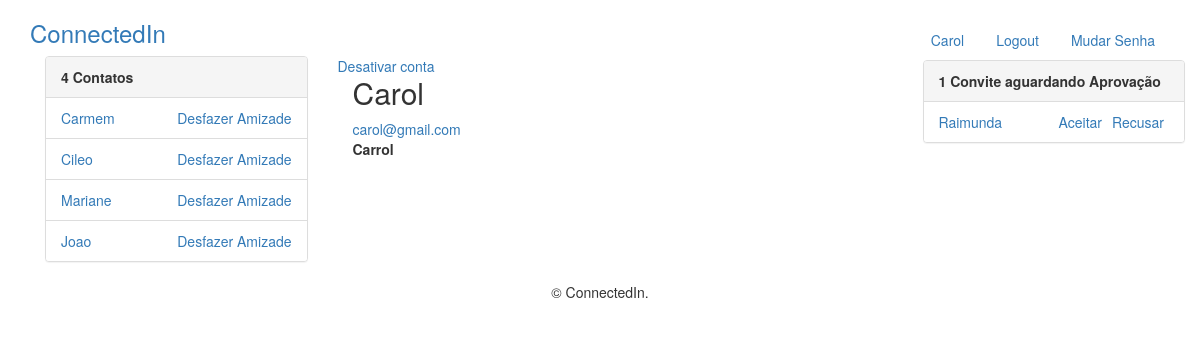
Page /perfil/7 (signed in) on the earlier database version.
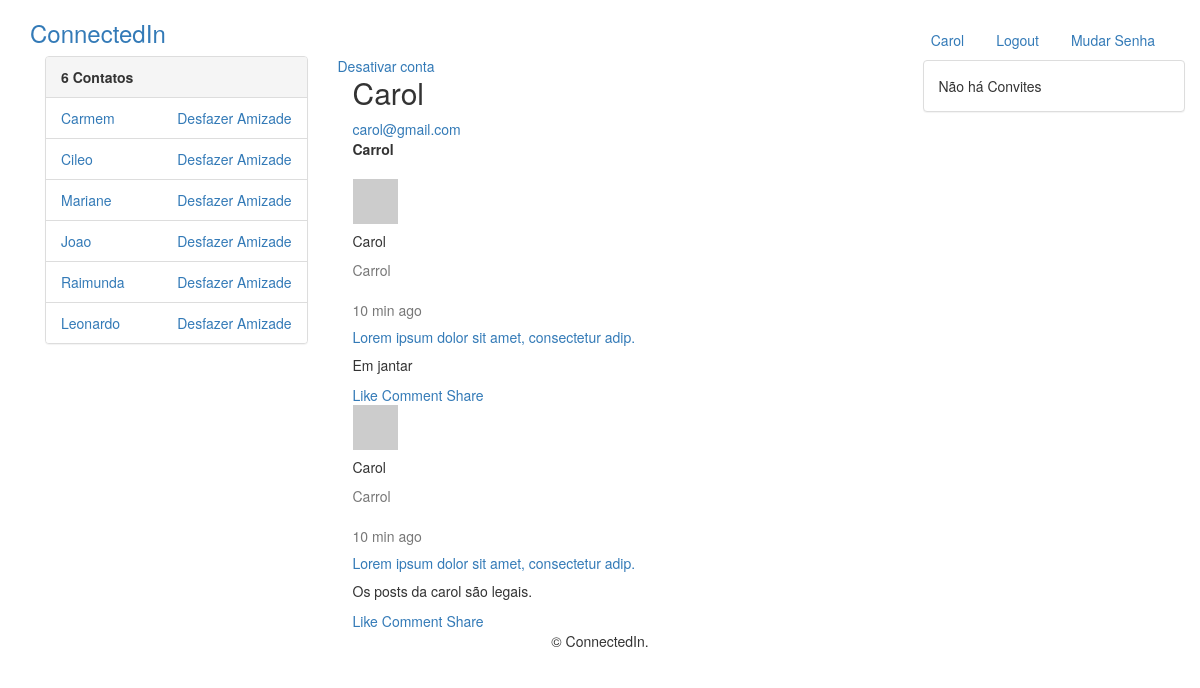
Same page on the later database version.
### perfis/models.py (models this page shows, shortened)
class Perfil(models.Model):
    nome = models.CharField(max_length=255, null=False)
    telefone = models.CharField(max_length=15, null=False)
    nome_empresa = models.CharField(max_length=255, null=False)
    contatos = models.ManyToManyField('Perfil')
    usuario = models.OneToOneField(User, related_name='perfil', on_delete=models.CASCADE)
    criado_em = models.DateTimeField(auto_now_add=True)
    atualizado_em = models.DateTimeField(auto_now=True)
    convidavel = models.BooleanField(blank=True, null=True)
    ativa = models.BooleanField(default=True)
    justificativa = models.TextField(null=True)
    bloqueado = models.BooleanField(default=False)
    error_mensage = models.CharField(max_length=512, null=True)
    @property
    def email(self):
        return self.usuario.email
    def pode_convidar(self, perfil):
        nao_pode = self.convite_a_si_mesmo(perfil) or self.ja_eh_contato(perfil) or self.ja_possui_convite(perfil)
        return not nao_pode
    def convite_a_si_mesmo(self, perfil):
        return self == perfil
    def __str__(self):
        return self.nome

class Convite(models.Model):
    solicitante = models.ForeignKey(Perfil, on_delete=models.CASCADE, related_name='convites_feitos')
    convidado = models.ForeignKey(Perfil, on_delete=models.CASCADE, related_name='convites_recebidos')

### posts/models.py (models this page shows)
class Post(models.Model):
    user = models.ForeignKey(Perfil, related_name='postagens', on_delete=models.DO_NOTHING)
    postagem = models.CharField(max_length=255)
    created_at = models.DateTimeField(auto_now_add=True)
    def __str__(self):
    	return self.postagem
    class Meta:
        ordering = ('-created_at',)

### perfis/views.py (the view)
# urls.py: path('perfil/<int:perfil_id>', views.exibir_perfil, name='exibir'),
@login_required
def exibir_perfil(request, perfil_id):
    perfil = Perfil.objects.get(id=perfil_id)
    if perfil.bloqueado:
        perfil.error_mensage = 'Conta bloqueada pelos administradores!'
        return render(request, 'perfis/perfil.html',{'perfil_logado': get_perfil_logado(request), 'perfil':perfil})
    if perfil.ativa:
        perfil_logado = get_perfil_logado(request)
        perfil_logado.convidavel = perfil_logado.pode_convidar(perfil)
        return render(request, 'perfis/perfil.html',{'perfil': perfil,'perfil_logado': perfil_logado})
    else:
        perfil.error_mensage = 'Conta temporariamente desativada!'
        return render(request, 'perfis/perfil.html',{'perfil_logado': get_perfil_logado(request),'perfil':perfil})

### perfis/views.py (called while the page is built)
def get_perfil_logado(request):
    return request.user.perfil

### perfis/templates/perfis/perfil.html (shortened to what this page needs)
{% extends 'perfis/base_b.html' %}
{% block body %}
    {% if perfil.bloqueado %}
        <div class="alert alert-danger" role="alert">
            <h3>Atenção!</h3>
            <p>{{perfil.error_mensage}}</p>
        </div>
        {% if perfil_logado.usuario.is_superuser %}
        <a href="{% url 'desbloquear' perfil.id %}">desbloquear</a>
        {% endif %}
    {% elif perfil.ativa %}
        {% if perfil_logado == perfil %}
            <a href="{% url 'desativar' %}"> Desativar conta</a>
        {% endif %}
    <div class="col-lg-12">
        <h2 style="margin-top: 0px">{{ perfil.nome }}</h2>
        <address>
            <a href="mailto:{{ perfil.email }}">{{ perfil.email }}</a>
            <br>
            <strong>{{ perfil.nome_empresa }}</strong>
        </address>
    {% else %}
         <div class="alert alert-danger" role="alert">
                <h3>Atenção!</h3>
                <p>{{perfil.error_mensage}}</p>
        </div>
    {% endif %}
    {% for post in perfil_logado.postagens.all %}
                <div class="card gedf-card">
                    <div class="card-header">
                        <div class="d-flex justify-content-between align-items-center">
                            <div class="d-flex justify-content-between align-items-center">
                                <div class="mr-2">
                                    <img class="rounded-circle" width="45" src="https://picsum.photos/50/50" alt="">
                                </div>
                                <div class="ml-2">
                                    <div class="h5 m-0">{{perfil.nome}}</div>
                                    <div class="h7 text-muted">{{perfil.nome_empresa}}</div>
                                </div>
                            </div>
                            <div>
                                <div class="dropdown">
                                    <button class="btn btn-link dropdown-toggle" type="button" id="gedf-drop1" data-toggle="dropdown" aria-haspopup="true" aria-expanded="false">
                                    </button>
                                </div>
                            </div>
                        </div>
                    </div>
                    <div class="card-body">
                        <div class="text-muted h7 mb-2"> 10 min ago</div>
                        <a class="card-link" href="#">
                            <h5 class="card-title">Lorem ipsum dolor sit amet, consectetur adip.</h5>
                        </a>
                        <p class="card-text">
                            {{post}}
                        </p>
                    </div>
                    <div class="card-footer">
                        <a href="#" class="card-link"> Like</a>
                        <a href="#" class="card-link"> Comment</a>
                        <a href="#" class="card-link"> Share</a>
                    </div>
                </div>
    {% endfor %}
    </div>
{% endblock %}

### perfis/templates/perfis/base_b.html (shortened to what this page needs)
{% load static %}
<!DOCTYPE html>
<html>
<head>
	<link rel="stylesheet" href="{% static 'bootstrap/css/bootstrap.min.css' %}">
    <link rel="stylesheet" href="{% static 'fontawesome/css/fontawesome-all.min.css' %}">
</head>
<body>
	<div class="container">
		<div class="header">
        <ul class="nav nav-pills pull-right">
            <li><a href="{% url 'exibir' perfil_logado.id %}">{{ perfil_logado.nome }}</a></li>
            <li><a href="/logout/">Logout</a></li>
            <li><a href="{% url 'change_password' %}">Mudar Senha</a></li>
        </ul>
        <h3 class="text-muted"> <a href="{% url 'index' %}"> ConnectedIn</a></h3>
    	</div>
    	<div class="container">
    		<div class="row">
    			<div class="col-md-3">
    				<div class="panel panel-default">
			            {% with total=perfil_logado.contatos.count %}
			                {% if total %}
			                    <div class="panel-heading">
			                        <strong> {{ total }}
			                            Contato{{ total|pluralize }}
			                        </strong>
			                    </div>
			                    <ul class="list-group">
			                        {% for perfil in perfil_logado.contatos.all %}
			                            <li class="list-group-item">
			                                <a href="{% url 'exibir' perfil.id %}">
			                                    {{ perfil }}
			                                </a>
			                                <a class="pull-right" href="{% url 'desfazer' perfil.id %}">
			                                    Desfazer Amizade
			                                </a>
			                            </li>
			                        {% endfor %}
			                    </ul>
			                {% else %}
			                    <div class="panel-body">
			                        Não há Contatos! :(
			                    </div>
			                {% endif %}
			            {% endwith %}
			        </div>
    			</div>
    			<div class="col-md-6">
    				{% block body %}
        			{% endblock %}
    			</div>
    			<div class="col-md-3">
    				<div class="panel panel-default">
			            {% with total=perfil_logado.convites_recebidos.count %}
			                {% if total %}
			                    <div class="panel-heading">
			                        <strong> {{ total }}
			                            Convite{{ total|pluralize }} aguardando Aprovação</strong>
			                    </div>
			                    <ul class="list-group">
			                        {% for convite in perfil_logado.convites_recebidos.all %}
			                            <li class="list-group-item">
			                                <ul class="list-inline">
			                                    <li class="list-inline-item">
			                                        <a href="{% url 'exibir' convite.solicitante.id %}">
			                                            {{ convite.solicitante.nome }}
			                                        </a>
			                                    </li>
			                                    <li class="list-inline-item pull-right">
			                                        <a href="{% url 'recusar' convite.id %}">Recusar</a>
			                                    </li>
			                                    <li class="list-inline-item pull-right">
			                                        <a href="{% url 'aceitar' convite.id %}">Aceitar</a>
			                                    </li>
			                                </ul>
			                            </li>
			                        {% endfor %}
			                    </ul>
			                {% else %}
			                    <div class="panel-body">
			                        Não há Convites
			                    </div>
			                {% endif %}
			            {% endwith %}
			        </div>
    			</div>
    		</div>
    	</div>
    	<div class="footer">
    		<div class="col-xs-12 text-center">
		      <p>&copy; ConnectedIn.</p>
		    </div>
    	</div>
	</div>
</body>
</html>

Differences in the rows shown:
removed Convite: solicitante.nome "Raimunda"
now on this page (row unchanged): Perfil: nome "Raimunda"
added Perfil: nome "Leonardo"
added Post: {{ perfil.nome }} "Carol", {{ perfil.nome_empresa }} "Carrol", postagem "Em jantar"
added Post: {{ perfil.nome }} "Carol", {{ perfil.nome_empresa }} "Carrol", postagem "Os posts da carol são legais."
Other differences:
{{ total }}: "4" → "6"
{{ total }}: "1" → (not shown)
text no longer shown: "Convite aguardando Aprovação"
text now shown: "Não há Convites"
